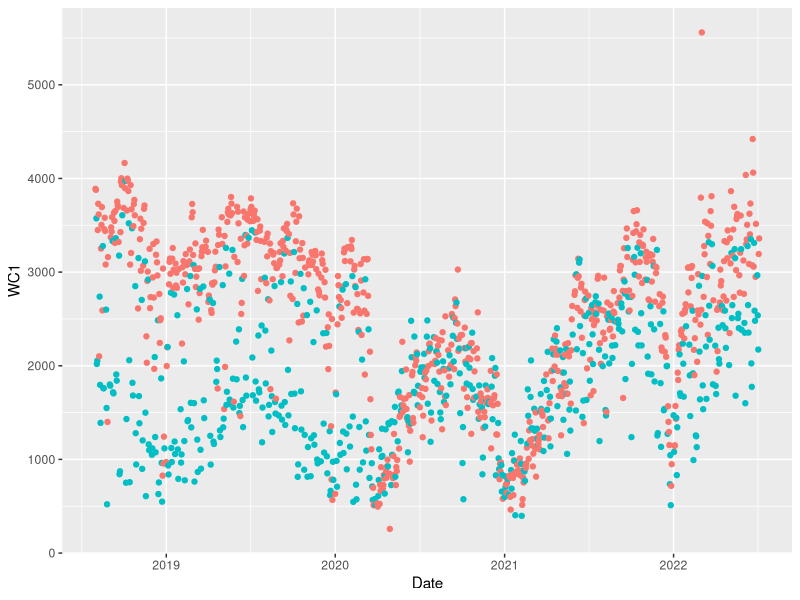

Generate this figure with R:
library(lubridate)
library(data.table)
library(dplyr)
library(ggplot2)

#set the wd 
#setwd("C:/Users/Rory.Bateman/OneDrive/Documents/GitHub/TFL-Bike-Hire-Forecaster")

dailyactivity <- read.csv("tfl-bike-daily-activity-central-london.csv")

#Getting a list of all stations within London along with their postcodes
stationinfo <- read.csv("station-postcodes-central.csv")

#defining which postcodes are to be included in the output dataset c("W1","WC","EC")(all central london postcode first two letters)
twol <- c("EC1","EC2","EC3","EC4","WC1","WC2")

# inputs a list of stations with their postcodes and a list of the postcode
#areas you would like to include outputs a data frame of the stations within those
# postcodes along with a shortened form of their postcode
stationexrtraction.postcode <- function(stationset,postcodes){
  # reformatting postcodes to only include first three digits
  stationset <- mutate(stationset,Postcode = substr(Postcode,0,nchar(postcodes[1])))
  stationset.postcode <-stationset$Postcode
  
  # creating a blank dataset to be filled with only the stations within the predifned postcode list
  stationset.filtered <- data.frame(X=character(), 
                             Station=character(),
                             Postcode=character(),
                             Number=character(),
                             stringsAsFactors=FALSE)
  
  # runs through each station within station info and adding ones that lie within
  # the predifed area to the new station info list
  n  <- 0
  for (i in 1:nrow(stationset)) {
    if (stationset.postcode[i] %in% postcodes){
      n <- n +1
      stationset.filtered[nrow(stationset.filtered) + 1,] = stationset[i,]
    }
    else{
    }
  }
  return(stationset.filtered)
}

### inputs a list of stations with their postcodes and a list of the postcode
#areas you would like to include outputs a list of the defined postcode 
#areas wach with a sub list of all stations within that area###
stationexrtraction.list <- function(stationset,postcodes){
  
  postcodestations <- list()
  for(i in 1:length(postcodes)){
    postcodestations[postcodes[i]] <- list(make.names(stationexrtraction.postcode(stationset,postcodes[i])$Station, unique=TRUE))
  }
  return(postcodestations)
}

stationinfon <- stationexrtraction.list(stationinfo,twol)
### splits a data frame into a new data frame containing only the locations within a 
#a postcode area###

listofdataframes <- list()
ls <- list()
i = 1
for( i in 1:length(stationinfon)){
  ls <- append(stationinfon[[i]], "Date", after = 0)
  listofdataframes[[i]] <- dailyactivity[ls]
}

i = 1
postcode.activity<- data.frame(matrix(NA, nrow = 1321, ncol = 0))
dailyactivity.date <- data.frame()
for( i in 1:length(stationinfon)){
  df <- listofdataframes[[i]]
  dailyactivity.date <- as.Date(df$Date,format = "%d/%m/%Y")
  postcode.activity["Date"] <- dailyactivity.date
  df <- df[-c(1)]
  listofdataframes[[i]]
  df <- rowSums(df)
  postcode.activity[twol[i]] <- df
}

postcode.activity.means <-colMeans(postcode.activity[-c(1,8)]) 

postcode.activity.standarddeviation <- sapply(postcode.activity[-c(1,8)], sd)

postcode.activity["weekday"] <- weekdays(postcode.activity$Date)
ggplot(postcode.activity) +geom_point(aes(Date, WC1,color=ifelse(weekday %in% c("Friday","Saturday","Sunday"), 'red', 'black')))+ theme(legend.position="none")


